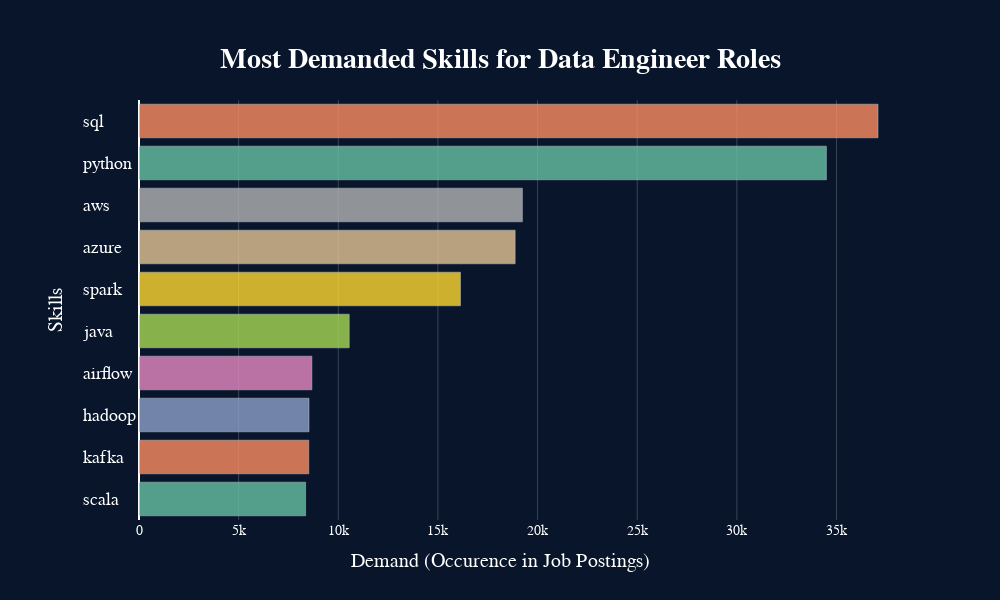

The cell this chart's notebook holds for it:
### Code cell
# Create a color palette using Plotly's color scales
colors = px.colors.qualitative.Set2  

fig = go.Figure()

df_sorted = df.sort_values(by='demand_for_skill', ascending=True)

fig.add_trace(go.Bar(
    x=df_sorted['demand_for_skill'],
    y=df_sorted['skills'],
    orientation='h',
    marker=dict(color=[colors[i % len(colors)] for i in range(len(df_sorted))]),  # Cycle through colors
    hovertemplate="<b>Skill:</b> %{y}<br><b>Occurence in job postings:</b> %{x}<extra></extra>",
    opacity=0.8
))

fig.update_layout(
    title="<b>Most Demanded Skills for Data Engineer Roles</b>",
    font=dict(family="verdana", size=20, color="white"),
    title_x=0.5,
    title_y=0.92,
    width=1000,
    height=600,
    xaxis_title="Demand (Occurence in Job Postings)",
    yaxis_title="Skills",   
    paper_bgcolor='#08152A',
    plot_bgcolor='#08152A',
    xaxis=dict(
        title_font=dict(family="verdana", size=20, color="white"),
        tickfont=dict(family="verdana", size=14, color="white"),
        gridcolor='rgba(255, 255, 255, 0.2)'
    ),
    yaxis=dict(
        title_font=dict(family="verdana", size=20, color="white"),
        tickfont=dict(family="verdana", size=18, color="white"),
        ticklabelposition="inside"
    )
)

fig.show()

### Figure 1 — Plotly figure (JSON) as saved in the notebook; plotly's stock layout.template omitted (floating-point values rounded to 4 significant figures)
{"data": [{"hovertemplate": "<b>Skill:</b> %{y}<br><b>Occurence in job postings:</b> %{x}<extra></extra>", "marker": {"color": ["rgb(102,194,165)", "rgb(252,141,98)", "rgb(141,160,203)", "rgb(231,138,195)", "rgb(166,216,84)", "rgb(255,217,47)", "rgb(229,196,148)", "rgb(179,179,179)", "rgb(102,194,165)", "rgb(252,141,98)"]}, "opacity": 0.8, "orientation": "h", "type": "bar", "x": [8361, 8520, 8531, 8676, 10549, 16132, 18875, 19238, 34493, 37083], "y": ["scala", "kafka", "hadoop", "airflow", "java", "spark", "azure", "aws", "python", "sql"]}], "layout": {"font": {"color": "white", "family": "verdana", "size": 20}, "height": 600, "paper_bgcolor": "#08152A", "plot_bgcolor": "#08152A", "title": {"text": "<b>Most Demanded Skills for Data Engineer Roles</b>", "x": 0.5, "y": 0.92}, "width": 1000, "xaxis": {"gridcolor": "rgba(255, 255, 255, 0.2)", "tickfont": {"color": "white", "family": "verdana", "size": 14}, "title": {"font": {"color": "white", "family": "verdana", "size": 20}, "text": "Demand (Occurence in Job Postings)"}}, "yaxis": {"tickfont": {"color": "white", "family": "verdana", "size": 18}, "ticklabelposition": "inside", "title": {"font": {"color": "white", "family": "verdana", "size": 20}, "text": "Skills"}}}}
